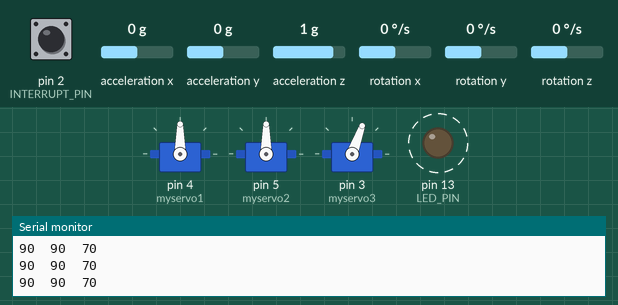
This sketch was run on a simulated Arduino Uno, built with avr-gcc and run on an emulated ATmega328P. Shown: 3 × servo, output pins drawn as LEDs (lit = HIGH), the last lines printed to the serial monitor. Dashed ring = blinking. Inputs (shaded band) come from the test bench; at power-on: acceleration x 0 g, acceleration y 0 g, acceleration z 1 g, rotation z 0 °/s, pin 2 (INTERRUPT_PIN) LOW, rotation x 0 °/s, rotation y 0 °/s. The sensor or clock chip raises its interrupt line as the real part does.

Above: at 1.7 s.
1.8 s: acceleration x set to -1.4 g
At 2.09 s:
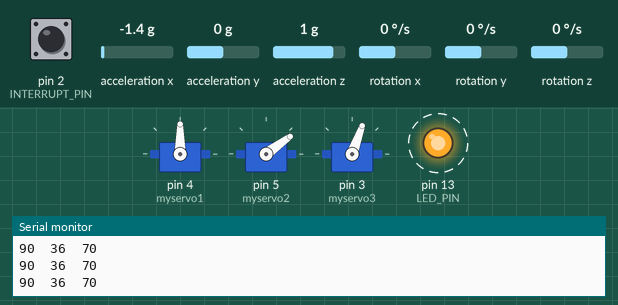
4.8 s: acceleration y set to 0.8 g
At 5.47 s:
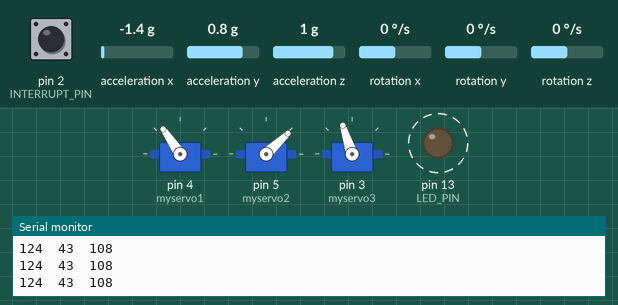
7.8 s: acceleration z set to 1.4 g
At 8.24 s:
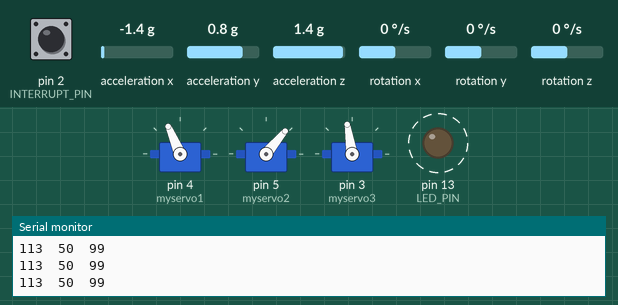
10.8 s: rotation z set to -192 °/s
13.8 s: acceleration x set to 0.8 g
At 15.43 s:
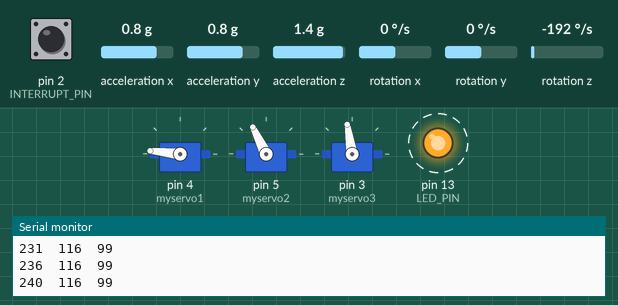
16.8 s: rotation z set to -100 °/s
Timing chart, 0 to 24.8 s (numbered marks = the images above; inputs shaded):
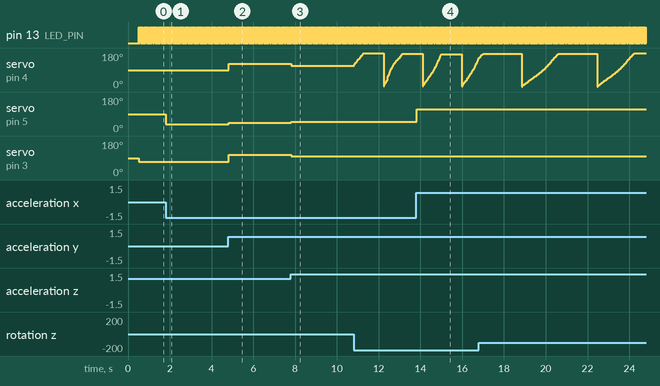

The sketch:

arduino.ino
```cpp
#include "I2Cdev.h"
#include "Servo.h"
#include "SoftwareSerial.h"

SoftwareSerial myConnection(0, 1);
Servo myservo1;
Servo myservo2;
Servo myservo3;
int pos1 = 90;
int pos2 = 90;
int pos3 = 70;
int flag1 = 0;
int flag2 = 0;
int flag3 = 0;

int e1 = 0, e2 = 0, e3 = 0;

#include "MPU6050_6Axis_MotionApps20.h"
#if I2CDEV_IMPLEMENTATION == I2CDEV_ARDUINO_WIRE
    #include "Wire.h"
#endif

MPU6050 mpu;

#define OUTPUT_READABLE_EULER
#define OUTPUT_READABLE_YAWPITCHROLL

#define INTERRUPT_PIN 2  // use pin 2 on Arduino Uno & most boards
#define LED_PIN 13 // (Arduino is 13, Teensy is 11, Teensy++ is 6)
bool blinkState = false;

bool dmpReady = false;  // set true if DMP init was successful
uint8_t mpuIntStatus;   // holds actual interrupt status byte from MPU
uint8_t devStatus;      // return status after each device operation (0 = success, !0 = error)
uint16_t packetSize;    // expected DMP packet size (default is 42 bytes)
uint16_t fifoCount;     // count of all bytes currently in FIFO
uint8_t fifoBuffer[64]; // FIFO storage buffer

Quaternion q;           // [w, x, y, z]         quaternion container
VectorInt16 aa;         // [x, y, z]            accel sensor measurements
VectorInt16 aaReal;     // [x, y, z]            gravity-free accel sensor measurements
VectorInt16 aaWorld;    // [x, y, z]            world-frame accel sensor measurements
VectorFloat gravity;    // [x, y, z]            gravity vector
float euler[3];         // [psi, theta, phi]    Euler angle container
float ypr[3];           // [yaw, pitch, roll]   yaw/pitch/roll container and gravity vector

// packet structure for InvenSense teapot demo
uint8_t teapotPacket[14] = { '$', 0x02, 0,0, 0,0, 0,0, 0,0, 0x00, 0x00, '\r', '\n' };


// ================================================================
// ===               INTERRUPT DETECTION ROUTINE                ===
// ================================================================

volatile bool mpuInterrupt = false;     // indicates whether MPU interrupt pin has gone high
void dmpDataReady() {
    mpuInterrupt = true;
}


// ================================================================
// ===                      INITIAL SETUP                       ===
// ================================================================

void setup() {
    myservo1.attach(4);
    myservo2.attach(5);
    myservo3.attach(3);
    // join I2C bus (I2Cdev library doesn't do this automatically)
    #if I2CDEV_IMPLEMENTATION == I2CDEV_ARDUINO_WIRE
        Wire.begin();
        Wire.setClock(400000); // 400kHz I2C clock. Comment this line if having compilation difficulties
    #elif I2CDEV_IMPLEMENTATION == I2CDEV_BUILTIN_FASTWIRE
        Fastwire::setup(400, true);
    #endif

    Serial.begin(115200);
    myConnection.begin(9600);
    while (!Serial); // wait for Leonardo enumeration, others continue immediately
    mpu.initialize();
    pinMode(INTERRUPT_PIN, INPUT);
    devStatus = mpu.dmpInitialize();

    // supply your own gyro offsets here, scaled for min sensitivity
    mpu.setXGyroOffset(150);
    mpu.setYGyroOffset(-44);
    mpu.setZGyroOffset(10);
    mpu.setZAccelOffset(847); // 1688 factory default for my test chip

    // make sure it worked (returns 0 if so)
    if (devStatus == 0) {
        mpu.setDMPEnabled(true);

        attachInterrupt(digitalPinToInterrupt(INTERRUPT_PIN), dmpDataReady, RISING);
        mpuIntStatus = mpu.getIntStatus();

        dmpReady = true;

        // get expected DMP packet size for later comparison
        packetSize = mpu.dmpGetFIFOPacketSize();
    }

    // configure LED for output
    pinMode(LED_PIN, OUTPUT);
    pinMode(10, INPUT);
    pinMode(11, INPUT);
    pinMode(12, INPUT);
}


// ================================================================
// ===                    MAIN PROGRAM LOOP                     ===
// ================================================================

void loop() {
    // if programming failed, don't try to do anything
    if (!dmpReady) return;

    // wait for MPU interrupt or extra packet(s) available


    // reset interrupt flag and get INT_STATUS byte
    mpuInterrupt = false;
    mpuIntStatus = mpu.getIntStatus();

    // get current FIFO count
    fifoCount = mpu.getFIFOCount();

    // check for overflow (this should never happen unless our code is too inefficient)
    if ((mpuIntStatus & 0x10) || fifoCount == 1024) {
        // reset so we can continue cleanly
        mpu.resetFIFO();
        myConnection.println(F("FIFO overflow!"));

    // otherwise, check for DMP data ready interrupt (this should happen frequently)
    } else if (mpuIntStatus & 0x02) {
        // wait for correct available data length, should be a VERY short wait
        while (fifoCount < packetSize) fifoCount = mpu.getFIFOCount();

        // read a packet from FIFO
        mpu.getFIFOBytes(fifoBuffer, packetSize);

        // track FIFO count here in case there is > 1 packet available
        // (this lets us immediately read more without waiting for an interrupt)
        fifoCount -= packetSize;

        #ifdef OUTPUT_READABLE_EULER
            // display Euler angles in degrees
            mpu.dmpGetQuaternion(&q, fifoBuffer);
            mpu.dmpGetEuler(euler, &q);
            //Serial.print("euler\t");
            Serial.print((int)(euler[0] * 180/M_PI) + pos1);
            Serial.print("\t");
            //Serial.print((int)(euler[1] * 180/M_PI));
            //Serial.print("\t");
            //Serial.println((int)(euler[2] * 180/M_PI));
        #endif
        #ifdef OUTPUT_READABLE_YAWPITCHROLL
            // display Euler angles in degrees
            mpu.dmpGetQuaternion(&q, fifoBuffer);
            mpu.dmpGetGravity(&gravity, &q);
            mpu.dmpGetYawPitchRoll(ypr, &q, &gravity);
            //Serial.print("ypr\t");
            //Serial.print(ypr[0] * 180/M_PI);
            //Serial.print("\t");
            Serial.print((int)(ypr[1] * 180/M_PI) + pos2);
            Serial.print("\t");
            Serial.print((int)(ypr[2] * 180/M_PI) + pos3);
            Serial.println("\t");
        #endif

        // blink LED to indicate activity
        blinkState = !blinkState;
        digitalWrite(LED_PIN, blinkState);
    }
    e1 = (int)(euler[0] * 180/M_PI);
    e2 = (int)(ypr[1] * 180/M_PI);
    e3 = (int)(ypr[2] * 180/M_PI);
    if(pos1+e1 < 180 && pos1+e1 > 0)
    {
      myservo1.write(pos1+e1);
    }
    if(pos2+e2 < 180 && pos2+e2 > 0)
    {
      myservo2.write(pos2+e2);
    }
    if(pos3+e3 < 180 && pos3+e3 > 0)
    {
      myservo3.write(pos3+e3);
    }

//    if (digitalRead(10) && flag1 == 0) {
//      pos1 += 1;
//      if(digitalRead(10) && pos1 == 180)
//        flag1 = 1;
//    }
//    if (digitalRead(10) && flag1 == 1) {
//      pos1 -= 1;
//      if(digitalRead(10) && pos1 == 0)
//        flag1 = 0;
//    }
//    if (digitalRead(11) && flag2 == 0) {
//      pos2 += 1;
//      if(digitalRead(11) && pos2 == 180)
//        flag2 = 1;
//    }
//    if (digitalRead(11) && flag2 == 1) {
//      pos2 -= 1;
//      if(digitalRead(11) && pos2 == 0)
//        flag2 = 0;
//    }
//    if (digitalRead(12) && flag3 == 0) {
//      pos3 += 1;
//      if(digitalRead(12) && pos3 == 180)
//        flag3 = 1;
//    }
//    if (digitalRead(12) && flag3 == 1) {
//      pos3 -= 1;
//      if(digitalRead(12) && pos3 == 0)
//        flag3 = 0;
//    }

    delay(15);

}
```

Measured:
- after the input at 1.8 s, servo on pin 5 (myservo2): 90° → 36° at once
- after the input at 4.8 s, servo on pin 4 (myservo1): 90° → 124° at once; servo on pin 5 (myservo2): 36° → 43° at once; servo on pin 3 (myservo3): 70° → 108° at once
- after the input at 7.8 s, servo on pin 4 (myservo1): 124° → 113° at once; servo on pin 5 (myservo2): 43° → 50° at once; servo on pin 3 (myservo3): 108° → 99° at once
- after the input at 13.8 s, servo on pin 5 (myservo2): 50° → 116° at once
- by itself, pin 13 (LED_PIN): alternates HIGH for 0.03 s and LOW for 0.03 s
